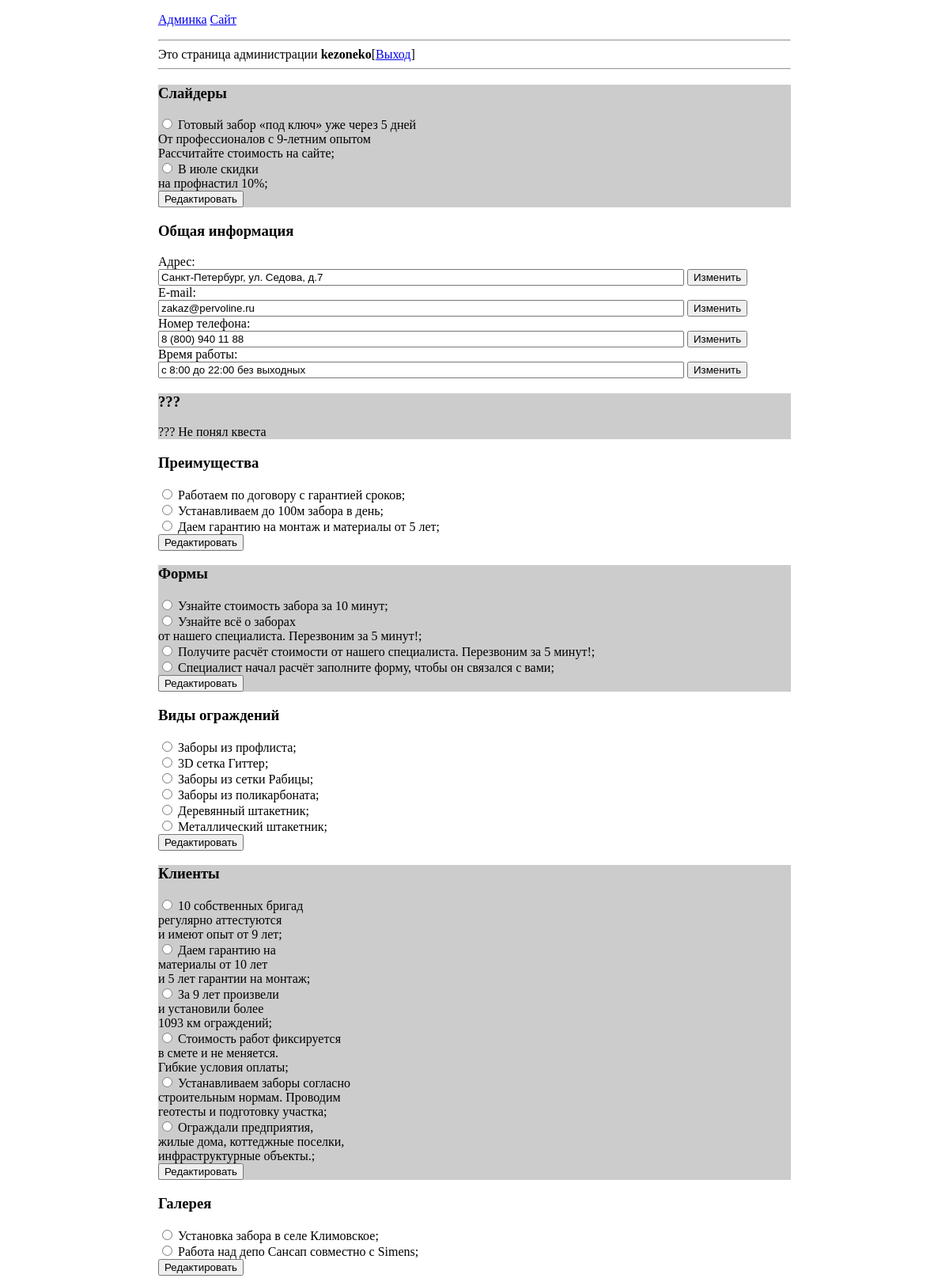
Before: /admin/admin.php (signed in) with the older database file.
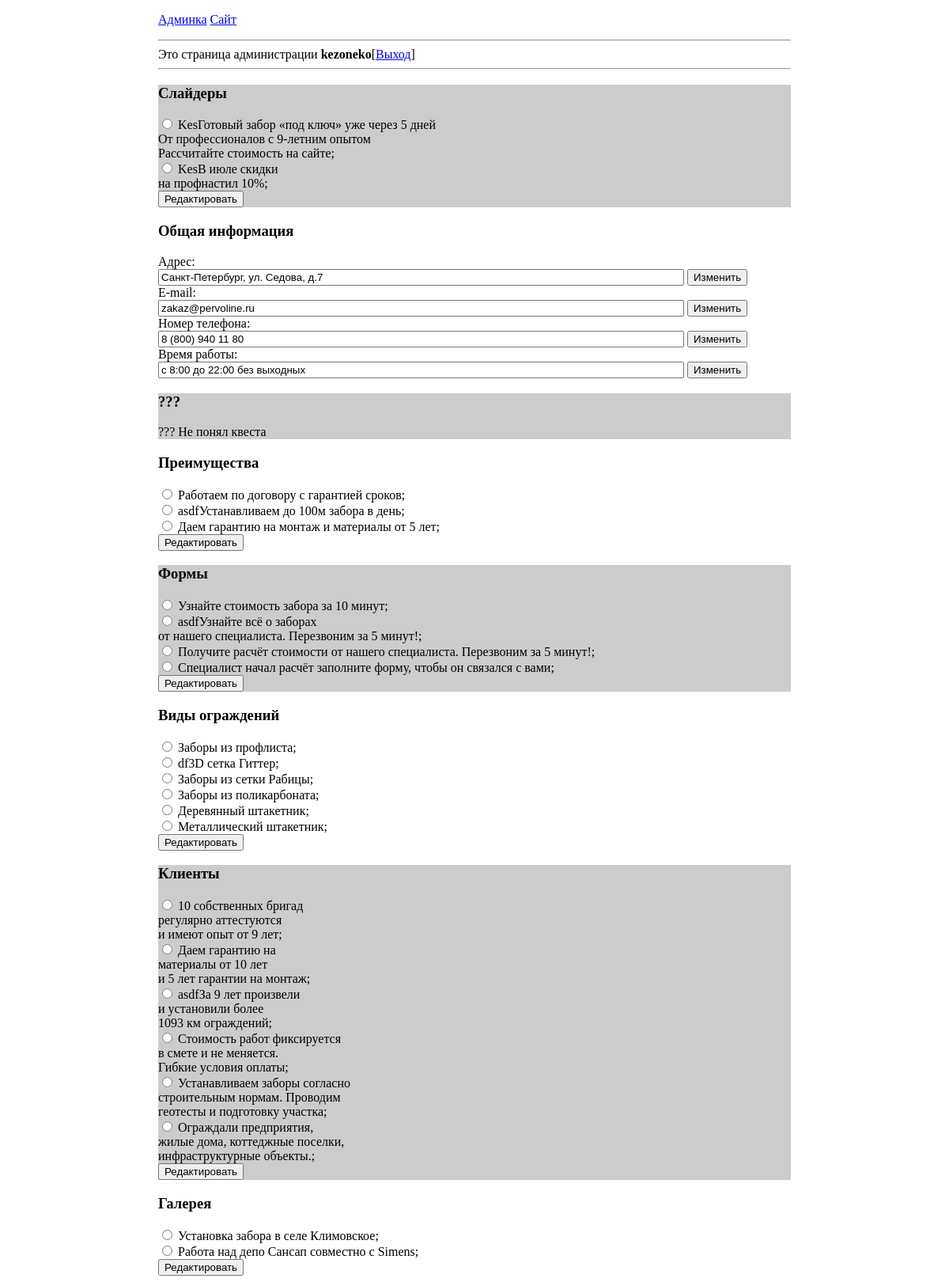
After: the same page with the newer database file.
### tables this page shows
CREATE TABLE `advantages` (
  `id` int(7) NOT NULL,
  `adv_text` varchar(255) NOT NULL,
  `type` int(1) NOT NULL DEFAULT '1',
  `icon` varchar(255) NOT NULL
);

CREATE TABLE `settings` (
  `title` varchar(255) NOT NULL,
  `value` varchar(255) NOT NULL
);

CREATE TABLE `forms` (
  `id` int(2) NOT NULL,
  `title` varchar(255) NOT NULL,
  `button` varchar(255) NOT NULL
);

CREATE TABLE `fence_types` (
  `id` int(7) NOT NULL,
  `title` varchar(255) NOT NULL,
  `description` varchar(255) NOT NULL,
  `text` text NOT NULL,
  `image` varchar(255) NOT NULL
);

### admin/admin.php (the view, shortened to what the changed rows need)
<?php
include("db.php");
if ($request['mode'] == 'edit-slide') {
	$slider_info = $connection->prepare('SELECT adv_text FROM advantages WHERE id = :id');
	$slider_info->execute(['id' => $request['slider_id']]);
	$slider = $slider_info->fetch(PDO::FETCH_ASSOC);
	$content = '
<div class="adm">
	<h3>Слайдер</h3>
	<form method="post">
		<textarea name="adv_text" rows="6" cols="100">' . $slider['adv_text'] . '</textarea>
		<input name="slider_id" type="hidden" value="' . $request['slider_id'] . '">
		<input name="mode" type="hidden" value="edit-slide-res">
		<input type="submit" value="Изменить">
	</form>
</div>
';
}
elseif ($request['mode'] == 'edit-sett-address') {
	$sett_info = $connection->prepare("UPDATE settings SET value=:value WHERE title = 'address'");
	$sett_info->bindParam(':value', $request['sett_address']);
	$sett_info->execute();
	if ($sett_info == true) {$content = 'Адрес успешно изменен';} else {$content = 'Адрес не изменен';}
}
elseif ($request['mode'] == 'edit-sett-email') {
	$sett_info = $connection->prepare("UPDATE settings SET value=:value WHERE title='email'");
	$sett_info->bindParam(':value',$request['sett_email']);
	$sett_info->execute();
	if ($sett_info == true) {$content = 'E-mail успешно изменен';} else {$content = 'E-mail не изменен';}
}
elseif ($request['mode'] == 'edit-sett-phone') {
	$sett_info = $connection->prepare("UPDATE settings SET value=:value WHERE title = 'phone'");
	$sett_info->bindParam(':value', $request['sett_phone']);
	$sett_info->execute();
	if ($sett_info == true) {$content = 'Номер телефона успешно изменен';} else {$content = 'Номер телефона не изменен';}
}
elseif ($request['mode'] == 'edit-sett-worktime') {
	$sett_info = $connection->prepare("UPDATE settings SET value=:value WHERE title = 'worktime'");
	$sett_info->bindParam(':value', $request['sett_worktime']);
	$sett_info->execute();
	if ($sett_info == true) {$content = 'Время работы успешно изменено';} else {$content = 'Время работы не изменено';}
}
else {
	$slider_info = $connection->prepare('SELECT id, adv_text FROM advantages WHERE type = :type');
	$slider_info->execute(['type' => 1]);
	$content = '
<div class="adm">
	<h3>Слайдеры</h3>
	<form method="post">
';
	while ($row = $slider_info->fetch(PDO::FETCH_ASSOC)) {
		$content .= '	<label><input name="slider_id" type="radio" value="' . $row['id'] . '"> ' . $row['adv_text'] . ';</label><br>
';
	}
	$content .= '	<input name="mode" type="hidden" value="edit-slide">
		<input type="submit" value="Редактировать">
	</form>
</div>
';
	$sett_info = $connection->prepare('SELECT title, value FROM settings');
	$sett_info->execute();
	$sett_title = array('address' => 'Адрес', 'email' => 'E-mail', 'phone' => 'Номер телефона', 'worktime' => 'Время работы');
	$content .= '
<div class="adm2">
	<h3>Общая информация</h3>
';
	while ($row = $sett_info->fetch(PDO::FETCH_ASSOC)) {
		$content .= '
	<form method="post">
		<label>' . $sett_title[$row['title']] . ':<br><input name="sett_' . $row['title'] . '" type="text" size="80" value="' . $row['value'] . '"></label>
		<input name="mode" type="hidden" value="edit-sett-' . $row['title'] . '">
		<input type="submit" value="Изменить"><br>
	</form>
';
	}
	$content .= '
</div>
';
	$content .= '
<div class="adm">
	<h3>???</h3>
	??? Не понял квеста
</div>
';
	$slider2_info = $connection->prepare('SELECT id, adv_text FROM advantages WHERE type = :type');
	$slider2_info->execute(['type' => 2]);
	$content .= '
<div class="adm2">
	<h3>Преимущества</h3>
	<form method="post">
';
	while ($row = $slider2_info->fetch(PDO::FETCH_ASSOC)) {
		$content .= '	<label><input name="slider2_id" type="radio" value="' . $row['id'] . '"> ' . $row['adv_text'] . ';</label><br>
';
	}
	$content .= '	<input name="mode" type="hidden" value="edit-slide2">
		<input type="submit" value="Редактировать">
	</form>
</div>
';
	$form_info = $connection->prepare('SELECT id, title FROM forms');
	$form_info->execute();
	$content .= '
<div class="adm">
	<h3>Формы</h3>
	<form method="post">
';
	while ($row = $form_info->fetch(PDO::FETCH_ASSOC)) {
		$content .= '	<label><input name="form_id" type="radio" value="' . $row['id'] . '"> ' . $row['title'] . ';</label><br>
';
	}
	$content .= '	<input name="mode" type="hidden" value="edit-form">
		<input type="submit" value="Редактировать">
	</form>
</div>
';
	$fence_types_info = $connection->prepare('SELECT id, title FROM fence_types');
	$fence_types_info->execute();
	$content .= '
<div class="adm2">
	<h3>Виды ограждений</h3>
	<form method="post">
';
	while ($row = $fence_types_info->fetch(PDO::FETCH_ASSOC)) {
		$content .= '	<label><input name="fence_type_id" type="radio" value="' . $row['id'] . '"> ' . $row['title'] . ';</label><br>
';
	}
	$content .= '	<input name="mode" type="hidden" value="edit-fence-types">
		<input type="submit" value="Редактировать">
	</form>
</div>
';
	$clients_info = $connection->prepare('SELECT id, adv_text FROM advantages WHERE type = :type');
	$clients_info->execute(['type' => 3]);
	$content .= '
<div class="adm">
	<h3>Клиенты</h3>
	<form method="post">
';
	while ($row = $clients_info->fetch(PDO::FETCH_ASSOC)) {
		$content .= '	<label><input name="clients_id" type="radio" value="' . $row['id'] . '"> ' . $row['adv_text'] . ';</label><br>
';
	}
	$content .= '	<input name="mode" type="hidden" value="edit-clients">
		<input type="submit" value="Редактировать">
	</form>
</div>
';
	$gallery_info = $connection->prepare('SELECT id, title FROM gallery');
	$gallery_info->execute();
	$content .= '
<div class="adm2">
	<h3>Галерея</h3>
	<form method="post">
';
	while ($row = $gallery_info->fetch(PDO::FETCH_ASSOC)) {
		$content .= '	<label><input name="gallery_id" type="radio" value="' . $row['id'] . '"> ' . $row['title'] . ';</label><br>
';
	}
	$content .= '	<input name="mode" type="hidden" value="edit-gallery">
		<input type="submit" value="Редактировать">
	</form>
</div>
';
}
?>
<!DOCTYPE html>
<html lang="ru">
<head>
	<link rel="stylesheet" href="style.css">
</head>
<body>
	<div class="wrapper">
		<?= $content ?>
	</div>
</body>
</html>

Changed rows visible on the page:
changed advantages: slider_id "☐ Готовый забор «под ключ» уже ч" → "☐ KesГотовый забор «под ключ» уж"; adv_text "Готовый забор «под ключ» уже через 5 дней От профессионалов с 9-летним опытом Рассчитайте стоимость на сайте" → "KesГотовый забор «под ключ» уже через 5 дней От профессионалов с 9-летним опытом Рассчитайте стоимость на сайте"
changed advantages: slider_id "☐ В июле скидки на профнастил 10" → "☐ KesВ июле скидки на профнастил"; adv_text "В июле скидки на профнастил 10%" → "Kes В июле скидки на профнастил 10%"
changed settings "Номер телефона": sett_phone "8 (800) 940 11 88" → "8 (800) 940 11 80"
changed advantages: slider2_id "☐ Устанавливаем до 100м забора в" → "☐ asdfУстанавливаем до 100м забо"; adv_text "Устанавливаем до 100м забора в день" → "asdfУстанавливаем до 100м забора в день"
changed forms: form_id "☐ Узнайте всё о заборах от нашег" → "☐ asdfУзнайте всё о заборах от н"; title "Узнайте всё о заборах от нашего специалиста. Перезвоним за 5 минут!" → "asdfУзнайте всё о заборах от нашего специалиста. Перезвоним за 5 минут!"
changed fence_types: fence_type_id "☐ 3D сетка Гиттер;" → "☐ df3D сетка Гиттер;"; title "3D сетка Гиттер" → "df3D сетка Гиттер"
changed advantages: clients_id "☐ За 9 лет произвели и установил" → "☐ asdfЗа 9 лет произвели и устан"; adv_text "За 9 лет произвели и установили более 1093 км ограждений" → "asdfЗа 9 лет произвели и установили более 1093 км ограждений"
